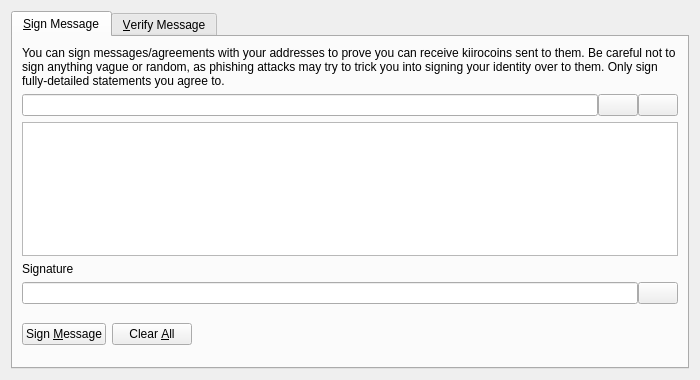
<?xml version="1.0" encoding="UTF-8"?>
<ui version="4.0">
 <class>SignVerifyMessageDialog</class>
 <widget class="QDialog" name="SignVerifyMessageDialog">
  <property name="geometry">
   <rect>
    <x>0</x>
    <y>0</y>
    <width>700</width>
    <height>380</height>
   </rect>
  </property>
  <property name="windowTitle">
   <string>Signatures - Sign / Verify a Message</string>
  </property>
  <property name="modal">
   <bool>true</bool>
  </property>
  <layout class="QVBoxLayout" name="verticalLayout">
   <item>
    <widget class="QTabWidget" name="tabWidget">
     <property name="currentIndex">
      <number>0</number>
     </property>
     <widget class="QWidget" name="tabSignMessage">
      <attribute name="title">
       <string>&amp;Sign Message</string>
      </attribute>
      <layout class="QVBoxLayout" name="verticalLayout_SM">
       <item>
        <widget class="QLabel" name="infoLabel_SM">
         <property name="text">
          <string>You can sign messages/agreements with your addresses to prove you can receive kiirocoins sent to them. Be careful not to sign anything vague or random, as phishing attacks may try to trick you into signing your identity over to them. Only sign fully-detailed statements you agree to.</string>
         </property>
         <property name="textFormat">
          <enum>Qt::PlainText</enum>
         </property>
         <property name="wordWrap">
          <bool>true</bool>
         </property>
        </widget>
       </item>
       <item>
        <layout class="QHBoxLayout" name="horizontalLayout_1_SM">
         <property name="spacing">
          <number>0</number>
         </property>
         <item>
          <widget class="QValidatedLineEdit" name="addressIn_SM">
           <property name="toolTip">
            <string>The Kiirocoin address to sign the message with</string>
           </property>
          </widget>
         </item>
         <item>
          <widget class="QPushButton" name="addressBookButton_SM">
           <property name="toolTip">
            <string>Choose previously used address</string>
           </property>
           <property name="text">
            <string/>
           </property>
           <property name="icon">
            <iconset resource="../bitcoin.qrc">
             <normaloff>:/icons/address-book</normaloff>:/icons/address-book</iconset>
           </property>
           <property name="shortcut">
            <string>Alt+A</string>
           </property>
           <property name="autoDefault">
            <bool>false</bool>
           </property>
          </widget>
         </item>
         <item>
          <widget class="QPushButton" name="pasteButton_SM">
           <property name="toolTip">
            <string>Paste address from clipboard</string>
           </property>
           <property name="text">
            <string/>
           </property>
           <property name="icon">
            <iconset resource="../bitcoin.qrc">
             <normaloff>:/icons/editpaste</normaloff>:/icons/editpaste</iconset>
           </property>
           <property name="shortcut">
            <string>Alt+P</string>
           </property>
           <property name="autoDefault">
            <bool>false</bool>
           </property>
          </widget>
         </item>
        </layout>
       </item>
       <item>
        <widget class="QPlainTextEdit" name="messageIn_SM">
         <property name="toolTip">
          <string>Enter the message you want to sign here</string>
         </property>
        </widget>
       </item>
       <item>
        <widget class="QLabel" name="signatureLabel_SM">
         <property name="text">
          <string>Signature</string>
         </property>
         <property name="textFormat">
          <enum>Qt::PlainText</enum>
         </property>
        </widget>
       </item>
       <item>
        <layout class="QHBoxLayout" name="horizontalLayout_2_SM">
         <property name="spacing">
          <number>0</number>
         </property>
         <item>
          <widget class="QLineEdit" name="signatureOut_SM">
           <property name="font">
            <font>
             <italic>true</italic>
            </font>
           </property>
           <property name="readOnly">
            <bool>true</bool>
           </property>
          </widget>
         </item>
         <item>
          <widget class="QPushButton" name="copySignatureButton_SM">
           <property name="toolTip">
            <string>Copy the current signature to the system clipboard</string>
           </property>
           <property name="text">
            <string/>
           </property>
           <property name="icon">
            <iconset resource="../bitcoin.qrc">
             <normaloff>:/icons/editcopy</normaloff>:/icons/editcopy</iconset>
           </property>
           <property name="autoDefault">
            <bool>false</bool>
           </property>
          </widget>
         </item>
        </layout>
       </item>
       <item>
        <layout class="QHBoxLayout" name="horizontalLayout_3_SM">
         <item>
          <widget class="QPushButton" name="signMessageButton_SM">
           <property name="toolTip">
            <string>Sign the message to prove you own this Kiirocoin address</string>
           </property>
           <property name="text">
            <string>Sign &amp;Message</string>
           </property>
           <property name="autoDefault">
            <bool>false</bool>
           </property>
          </widget>
         </item>
         <item>
          <widget class="QPushButton" name="clearButton_SM">
           <property name="toolTip">
            <string>Reset all sign message fields</string>
           </property>
           <property name="text">
            <string>Clear &amp;All</string>
           </property>
           <property name="autoDefault">
            <bool>false</bool>
           </property>
          </widget>
         </item>
         <item>
          <spacer name="horizontalSpacer_1_SM">
           <property name="orientation">
            <enum>Qt::Horizontal</enum>
           </property>
           <property name="sizeHint" stdset="0">
            <size>
             <width>40</width>
             <height>48</height>
            </size>
           </property>
          </spacer>
         </item>
         <item>
          <widget class="QLabel" name="statusLabel_SM">
           <property name="font">
            <font>
             <weight>75</weight>
             <bold>true</bold>
            </font>
           </property>
           <property name="text">
            <string/>
           </property>
           <property name="wordWrap">
            <bool>true</bool>
           </property>
          </widget>
         </item>
         <item>
          <spacer name="horizontalSpacer_2_SM">
           <property name="orientation">
            <enum>Qt::Horizontal</enum>
           </property>
           <property name="sizeHint" stdset="0">
            <size>
             <width>40</width>
             <height>48</height>
            </size>
           </property>
          </spacer>
         </item>
        </layout>
       </item>
      </layout>
     </widget>
     <widget class="QWidget" name="tabVerifyMessage">
      <attribute name="title">
       <string>&amp;Verify Message</string>
      </attribute>
      <layout class="QVBoxLayout" name="verticalLayout_VM">
       <item>
        <widget class="QLabel" name="infoLabel_VM">
         <property name="text">
          <string>Enter the receiver's address, message (ensure you copy line breaks, spaces, tabs, etc. exactly) and signature below to verify the message. Be careful not to read more into the signature than what is in the signed message itself, to avoid being tricked by a man-in-the-middle attack. Note that this only proves the signing party receives with the address, it cannot prove sendership of any transaction!</string>
         </property>
         <property name="textFormat">
          <enum>Qt::PlainText</enum>
         </property>
         <property name="alignment">
          <set>Qt::AlignLeading|Qt::AlignLeft|Qt::AlignTop</set>
         </property>
         <property name="wordWrap">
          <bool>true</bool>
         </property>
        </widget>
       </item>
       <item>
        <layout class="QHBoxLayout" name="horizontalLayout_1_VM">
         <property name="spacing">
          <number>0</number>
         </property>
         <item>
          <widget class="QValidatedLineEdit" name="addressIn_VM">
           <property name="toolTip">
            <string>The Kiirocoin address the message was signed with</string>
           </property>
          </widget>
         </item>
         <item>
          <widget class="QPushButton" name="addressBookButton_VM">
           <property name="toolTip">
            <string>Choose previously used address</string>
           </property>
           <property name="text">
            <string/>
           </property>
           <property name="icon">
            <iconset resource="../bitcoin.qrc">
             <normaloff>:/icons/address-book</normaloff>:/icons/address-book</iconset>
           </property>
           <property name="shortcut">
            <string>Alt+A</string>
           </property>
           <property name="autoDefault">
            <bool>false</bool>
           </property>
          </widget>
         </item>
        </layout>
       </item>
       <item>
        <widget class="QPlainTextEdit" name="messageIn_VM"/>
       </item>
       <item>
        <widget class="QValidatedLineEdit" name="signatureIn_VM"/>
       </item>
       <item>
        <layout class="QHBoxLayout" name="horizontalLayout_2_VM">
         <item>
          <widget class="QPushButton" name="verifyMessageButton_VM">
           <property name="toolTip">
            <string>Verify the message to ensure it was signed with the specified Kiirocoin address</string>
           </property>
           <property name="text">
            <string>Verify &amp;Message</string>
           </property>
           <property name="autoDefault">
            <bool>false</bool>
           </property>
          </widget>
         </item>
         <item>
          <widget class="QPushButton" name="clearButton_VM">
           <property name="toolTip">
            <string>Reset all verify message fields</string>
           </property>
           <property name="text">
            <string>Clear &amp;All</string>
           </property>
           <property name="autoDefault">
            <bool>false</bool>
           </property>
          </widget>
         </item>
         <item>
          <spacer name="horizontalSpacer_1_VM">
           <property name="orientation">
            <enum>Qt::Horizontal</enum>
           </property>
           <property name="sizeHint" stdset="0">
            <size>
             <width>40</width>
             <height>48</height>
            </size>
           </property>
          </spacer>
         </item>
         <item>
          <widget class="QLabel" name="statusLabel_VM">
           <property name="font">
            <font>
             <weight>75</weight>
             <bold>true</bold>
            </font>
           </property>
           <property name="text">
            <string/>
           </property>
           <property name="wordWrap">
            <bool>true</bool>
           </property>
          </widget>
         </item>
         <item>
          <spacer name="horizontalSpacer_2_VM">
           <property name="orientation">
            <enum>Qt::Horizontal</enum>
           </property>
           <property name="sizeHint" stdset="0">
            <size>
             <width>40</width>
             <height>48</height>
            </size>
           </property>
          </spacer>
         </item>
        </layout>
       </item>
      </layout>
     </widget>
    </widget>
   </item>
  </layout>
 </widget>
 <customwidgets>
  <customwidget>
   <class>QValidatedLineEdit</class>
   <extends>QLineEdit</extends>
   <header>qvalidatedlineedit.h</header>
  </customwidget>
 </customwidgets>
 <resources>
  <include location="../bitcoin.qrc"/>
 </resources>
 <connections/>
</ui>
